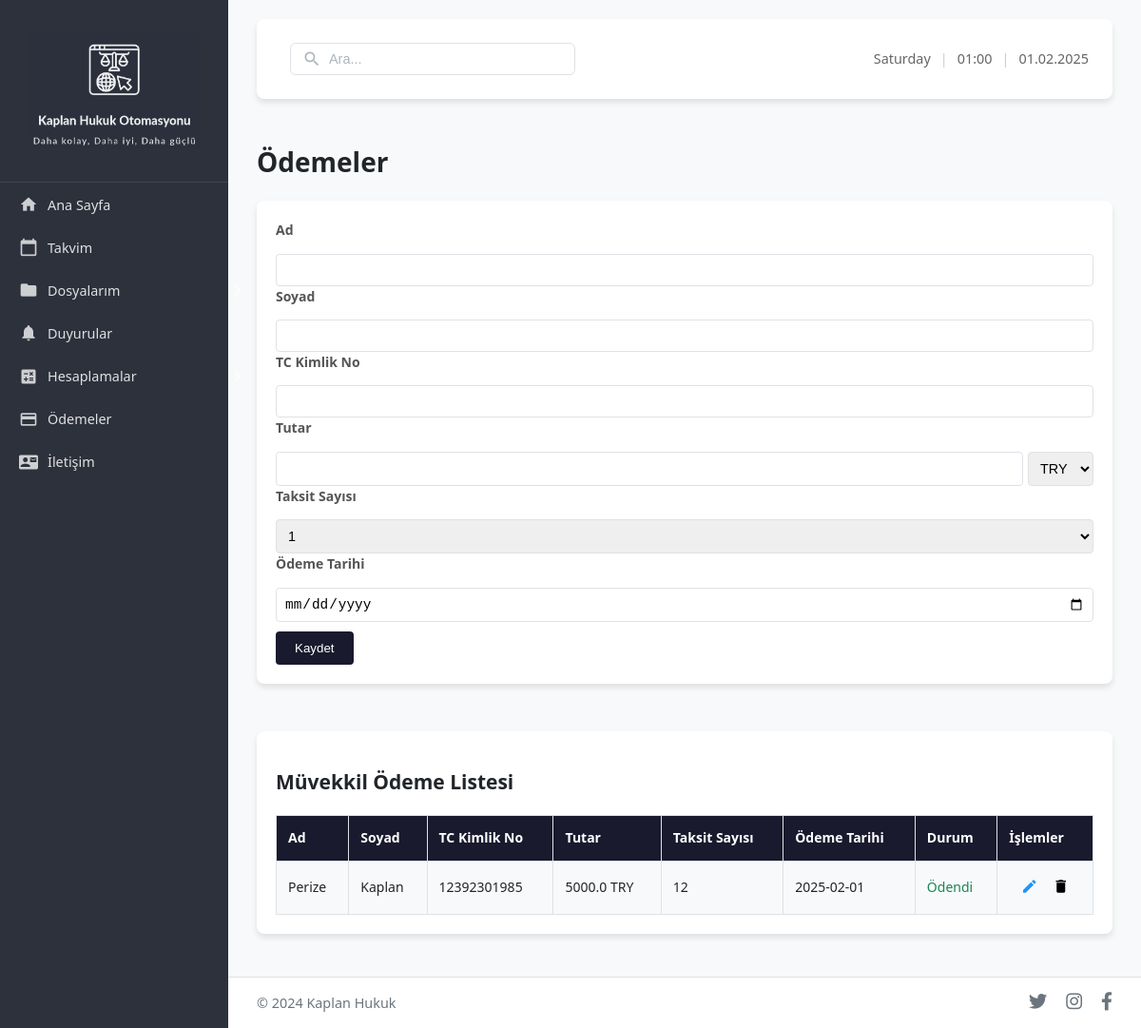
The page /odemeler on the database its author committed.
### app.py (models this page shows)
class Client(db.Model):
    id = db.Column(db.Integer, primary_key=True)
    name = db.Column(db.String(100), nullable=False)
    surname = db.Column(db.String(100), nullable=False)
    tc = db.Column(db.String(11), nullable=False)
    amount = db.Column(db.Float, nullable=False)
    currency = db.Column(db.String(3), nullable=False)
    installments = db.Column(db.Integer, nullable=False)
    date = db.Column(db.String(10), nullable=False)
    payments = db.relationship('Payment', backref='client', lazy=True)
    status = db.Column(db.String(10), nullable=False, default='Ödenmedi')
    description = db.Column(db.Text, nullable=True)  # Açıklama alanı eklendi

### app.py (the view, shortened to what this page needs)
@app.route('/odemeler', methods=['GET', 'POST'])
def odemeler():
    clients = Client.query.all()
    return render_template('odemeler.html', clients=clients)

### app.py (called while the page is built)
@app.context_processor
def inject_datetime():
    try:
        now = datetime.now()
        current_time = {
            'weekday': now.strftime('%A'),  # Gün adı
            'time': now.strftime('%H:%M'),  # Saat
            'date': now.strftime('%d.%m.%Y')  # Tarih
        }
    except Exception:
        current_time = {
            'weekday': '',
            'time': '',
            'date': ''
        }
    return dict(current_time=current_time)

### templates/odemeler.html (shortened to what this page needs)
{% extends "layout.html" %}
{% block content %}
    <div class="header-left">
        <h1>Ödemeler</h1>
    </div>
    <div class="form-container">
        <form method="POST">
            <div class="input-group">
                <label for="name">Ad</label>
                <input type="text" id="name" name="name" required>
            </div>
            <div class="input-group">
                <label for="surname">Soyad</label>
                <input type="text" id="surname" name="surname" required>
            </div>
            <div class="input-group">
                <label for="tc">TC Kimlik No</label>
                <input type="text" id="tc" name="tc" required>
            </div>
            <div class="input-group">
                <label for="amount">Tutar</label>
                <div style="display: flex; gap: 5px;">
                    <input type="number" id="amount" name="amount" required style="flex: 1;">
                    <select id="currency" name="currency" required>
                        <option value="TRY">TRY</option>
                    </select>
                </div>
            </div>
            <div class="input-group">
                <label for="installments">Taksit Sayısı</label>
                <select id="installments" name="installments" required>
                    {% for i in range(1, 13) %}
                        <option value="{{ i }}">{{ i }}</option>
                    {% endfor %}
                </select>
            </div>
            <div class="input-group">
                <label for="date">Ödeme Tarihi</label>
                <input type="date" id="date" name="date" required>
            </div>
            <button type="submit">Kaydet</button>
        </form>
    </div>
    <div class="table-container">
        <h2>Müvekkil Ödeme Listesi</h2>
        <table class="data-table">
            <thead>
                <tr>
                    <th>Ad</th>
                    <th>Soyad</th>
                    <th>TC Kimlik No</th>
                    <th>Tutar</th>
                    <th>Taksit Sayısı</th>
                    <th>Ödeme Tarihi</th>
                    <th>Durum</th>
                    <th>İşlemler</th>
                </tr>
            </thead>
            <tbody>
                {% for client in clients %}
                <tr data-client-id="{{ client.id }}" data-description="{{ client.description }}">
                    <td contenteditable="false">{{ client.name }}</td>
                    <td contenteditable="false">{{ client.surname }}</td>
                    <td contenteditable="false">{{ client.tc }}</td>
                    <td contenteditable="false">{{ client.amount }} {{ client.currency }}</td>
                    <td contenteditable="false">{{ client.installments }}</td>
                    <td contenteditable="false">{{ client.date }}</td>
                    <td>
                        {% if client.status == 'Ödendi' %}
                            <span class="status-paid">Ödendi</span>
                        {% else %}
                            <span class="status-unpaid">Ödenmedi</span>
                        {% endif %}
                    </td>
                    <td>
                        <div class="action-buttons">
                            <button class="edit-btn" onclick="openEditModal(this)">
                                <i class="material-icons">edit</i>
                            </button>
                            <button class="delete-btn" onclick="deletePayment(this)">
                                <i class="material-icons">delete</i>
                            </button>
                        </div>
                    </td>
                </tr>
                {% endfor %}
            </tbody>
        </table>
    </div>
{% endblock %}

### templates/layout.html (shortened to what this page needs)
<!DOCTYPE html>
<html lang="tr">
<head>
    <link rel="stylesheet" href="{{ url_for('static', filename='style.css') }}">
    <link href="https://cdnjs.cloudflare.com/ajax/libs/font-awesome/6.0.0/css/all.min.css" rel="stylesheet">
    <link rel="stylesheet" href="https://cdn.jsdelivr.net/npm/universalviewer@4.0.0/dist/uv.css">
</head>
<body>
    <div class="container">
        <nav class="sidebar">
            <div class="logo">
                <img src="{{ url_for('static', filename='images/logo.png') }}" alt="Kaplan Hukuk">
            </div>
            <ul class="nav-links">
                <li><a href="{{ url_for('anasayfa') }}"><i class="material-icons">home</i>Ana Sayfa</a></li>
                <li><a href="{{ url_for('takvim') }}"><i class="material-icons">calendar_today</i>Takvim</a></li>
                <li class="has-submenu">
                    <a href="#" class="menu-trigger">
                        <div class="menu-left">
                            <i class="material-icons">folder</i>
                            <span>Dosyalarım</span>
                        </div>
                        <i class="material-icons menu-arrow">chevron_right</i>
                    </a>
                </li>
                <li><a href="{{ url_for('duyurular') }}"><i class="material-icons">notifications</i>Duyurular</a></li>
                <li class="has-submenu">
                    <a href="#" class="menu-trigger">
                        <div class="menu-left">
                            <i class="material-icons">calculate</i>
                            <span>Hesaplamalar</span>
                        </div>
                        <i class="material-icons menu-arrow">chevron_right</i>
                    </a>
                </li>
                <li><a href="{{ url_for('odemeler') }}"><i class="material-icons">payment</i>Ödemeler</a></li>
                <li><a href="{{ url_for('iletisim') }}"><i class="material-icons">contact_mail</i>İletişim</a></li>
            </ul>
        </nav>
        <div class="main-wrapper">
            <main class="content">
                <header>
                    <div class="search-container">
                        <div class="search-wrapper">
                            <div class="search-box">
                                <i class="material-icons">search</i>
                                <input type="text" placeholder="Ara...">
                            </div>
                        </div>
                    </div>
                    <div class="header-right">
                        <div class="datetime-container">
                            <span class="datetime-text">{{ current_time.weekday }}</span>
                            <span class="separator">|</span>
                            <span class="datetime-text">{{ current_time.time }}</span>
                            <span class="separator">|</span>
                            <span class="datetime-text">{{ current_time.date }}</span>
                        </div>
                    </div>
                </header>
                {% block content %}{% endblock %}
            </main>
            <footer class="site-footer">
                <div class="footer-content">
                    <span>© 2024 Kaplan Hukuk</span>
                    <div class="social-links">
                        <a href="#"><i class="fab fa-twitter"></i></a>
                        <a href="#"><i class="fab fa-instagram"></i></a>
                        <a href="#"><i class="fab fa-facebook-f"></i></a>
                    </div>
                </div>
            </footer>
        </div>
    </div>
</body>
</html>

### static/style.css (style rules this page uses)
:root { --primary-color: #1a1a2e; --secondary-color: #6c757d; --accent-color: #6610f2; --background-color: #f8f9fa; --text-color: #212529; --text-light: #ffffff; --border-color: #dee2e6; --hover-color: #0b5ed7; --success-color: #198754; --warning-color: #ffc107; --danger-color: #dc3545; --shadow: 0 4px 6px rgba(0, 0, 0, 0.1); }
body { margin: 0; padding: 0; box-sizing: border-box; font-family: 'Segoe UI', sans-serif; background-color: var(--background-color); color: var(--text-color); font-size: 14px; line-height: 1.6; }
.container { display: flex; min-height: 100vh; }
.main-wrapper { flex: 1; display: flex; flex-direction: column; min-height: 100vh; }
.sidebar { width: 250px; background: var(--primary-color); color: var(--text-light); box-shadow: var(--shadow); display: flex; flex-direction: column; background-color: rgba(45,49,60,255); }
.logo { padding: 20px; border-bottom: 1px solid rgba(255, 255, 255, 0.1); display: flex; justify-content: center; align-items: center; background: none; }
.logo img { width: 180px; height: auto; opacity: 0.95; transition: opacity 0.3s ease; }
.nav-links { list-style: none; padding: 0; margin: 10px 0; }
.nav-links li a { display: flex; align-items: center; padding: 10px 20px; color: rgba(255, 255, 255, 0.85); text-decoration: none; transition: all 0.2s ease; font-size: 0.9rem; }
.nav-links li a i { font-size: 20px; margin-right: 10px; opacity: 0.9; }
.content { flex: 1; padding: 20px 30px; background: var(--background-color); display: flex; flex-direction: column; }
header { background: var(--text-light); padding: 15px 25px; border-radius: 8px; box-shadow: var(--shadow); margin-bottom: 25px; display: flex; justify-content: space-between; align-items: center; }
.header-right { display: flex; align-items: center; }
.datetime-container { display: flex; align-items: center; gap: 8px; color: var(--text-color); font-size: 0.9rem; }
.datetime-text { color: #666; }
.separator { color: #ccc; font-weight: 300; }
.form-container, .table-container { background: var(--text-light); border-radius: 8px; padding: 25px; box-shadow: var(--shadow); margin-bottom: 25px; }
.table-container { background: var(--text-light); border-radius: 8px; padding: 20px; box-shadow: var(--shadow); margin-top: 25px; }
.data-table { width: 100%; border-collapse: collapse; }
.data-table th, .data-table td { padding: 12px; border: 1px solid var(--border-color); text-align: left; }
.data-table th { background: var(--primary-color); color: var(--text-light); }
.data-table td { background: var(--background-color); }
.datetime-container { display: flex; gap: 10px; margin-left: 20px; }
.form-container { background: var(--text-light); border-radius: 8px; padding: 20px; box-shadow: var(--shadow); margin-bottom: 25px; display: flex; flex-direction: column; gap: 15px; }
.input-group { display: flex; flex-direction: column; gap: 5px; }
.input-group label { font-weight: bold; }
.input-group input, .input-group select { padding: 8px; border: 1px solid var(--border-color); border-radius: 4px; font-size: 0.9rem; }
.form-container button { align-self: flex-end; padding: 10px 20px; margin-top: 10px; background: var(--primary-color); color: var(--text-light); border: none; border-radius: 4px; cursor: pointer; transition: background 0.2s ease; }
.action-buttons { display: flex; gap: 5px; }
.action-buttons button { padding: 5px 10px; border: none; border-radius: 4px; }
.site-footer { background-color: #fff; padding: 15px 30px; border-top: 1px solid var(--border-color); margin-top: auto; }
.footer-content { display: flex; justify-content: space-between; align-items: center; }
.footer-content span { color: var(--secondary-color); font-size: 0.9rem; }
.social-links { display: flex; gap: 20px; }
.social-links a { color: var(--secondary-color); text-decoration: none; transition: color 0.2s ease; }
.social-links i { font-size: 1.2rem; }
.data-table .status-paid { color: var(--success-color); }
.data-table .action-buttons { display: flex; gap: 5px; justify-content: center; }
.data-table .action-buttons button { background: none; border: none; cursor: pointer; padding: 5px; border-radius: 4px; transition: background-color 0.2s; }
.data-table .action-buttons .edit-btn { color: var(--primary-color); }
.data-table .action-buttons i { font-size: 18px; }
.search-container { position: relative; margin: 10px; }

### rows shown on the page
Client: name "Perize", surname "Kaplan", tc "12392301985", amount "5000.0", currency "TRY", installments "12", date "2025-02-01", status "Ödendi"

### other values the page prints
{{ current_time.weekday }} "Saturday"
{{ current_time.time }} "01:00"
{{ current_time.date }} "01.02.2025"
form field installments "1"
